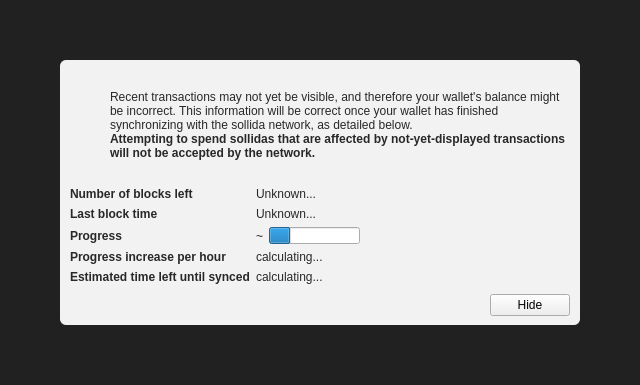
<?xml version="1.0" encoding="UTF-8"?>
<ui version="4.0">
 <class>ModalOverlay</class>
 <widget class="ModalOverlay" name="ModalOverlay">
  <property name="geometry">
   <rect>
    <x>0</x>
    <y>0</y>
    <width>640</width>
    <height>385</height>
   </rect>
  </property>
  <property name="windowTitle">
   <string>Form</string>
  </property>
  <layout class="QVBoxLayout" name="verticalLayout" stretch="0">
   <property name="sizeConstraint">
    <enum>QLayout::SetDefaultConstraint</enum>
   </property>
   <property name="leftMargin">
    <number>0</number>
   </property>
   <property name="topMargin">
    <number>0</number>
   </property>
   <property name="rightMargin">
    <number>0</number>
   </property>
   <property name="bottomMargin">
    <number>0</number>
   </property>
   <item>
    <widget class="QWidget" name="bgWidget" native="true">
     <property name="styleSheet">
      <string notr="true">#bgWidget { background: rgba(0,0,0,220); }</string>
     </property>
     <layout class="QVBoxLayout" name="verticalLayoutMain" stretch="1">
      <property name="leftMargin">
       <number>60</number>
      </property>
      <property name="topMargin">
       <number>60</number>
      </property>
      <property name="rightMargin">
       <number>60</number>
      </property>
      <property name="bottomMargin">
       <number>60</number>
      </property>
      <item>
       <widget class="QWidget" name="contentWidget" native="true">
        <property name="styleSheet">
         <string notr="true">#contentWidget { background: rgba(255,255,255,240); border-radius: 6px; }

QLabel { color: rgb(40,40,40);  }</string>
        </property>
        <layout class="QVBoxLayout" name="verticalLayoutSub" stretch="1,0,0,0">
         <property name="spacing">
          <number>0</number>
         </property>
         <property name="leftMargin">
          <number>10</number>
         </property>
         <property name="topMargin">
          <number>10</number>
         </property>
         <property name="rightMargin">
          <number>10</number>
         </property>
         <property name="bottomMargin">
          <number>10</number>
         </property>
         <item>
          <layout class="QHBoxLayout" name="horizontalLayoutIconText" stretch="0,1">
           <property name="topMargin">
            <number>20</number>
           </property>
           <item>
            <layout class="QVBoxLayout" name="verticalLayoutIcon">
             <property name="leftMargin">
              <number>0</number>
             </property>
             <item>
              <widget class="QPushButton" name="warningIcon">
               <property name="enabled">
                <bool>false</bool>
               </property>
               <property name="text">
                <string/>
               </property>
               <property name="icon">
                <iconset>
                 <normaloff>:/icons/warning</normaloff>
                 <disabledoff>:/icons/warning</disabledoff>:/icons/warning</iconset>
               </property>
               <property name="iconSize">
                <size>
                 <width>48</width>
                 <height>48</height>
                </size>
               </property>
               <property name="flat">
                <bool>true</bool>
               </property>
              </widget>
             </item>
             <item>
              <spacer name="verticalSpacerWarningIcon">
               <property name="orientation">
                <enum>Qt::Vertical</enum>
               </property>
               <property name="sizeHint" stdset="0">
                <size>
                 <width>20</width>
                 <height>40</height>
                </size>
               </property>
              </spacer>
             </item>
            </layout>
           </item>
           <item>
            <layout class="QVBoxLayout" name="verticalLayoutInfoText">
             <property name="leftMargin">
              <number>0</number>
             </property>
             <property name="topMargin">
              <number>0</number>
             </property>
             <item>
              <widget class="QLabel" name="infoText">
               <property name="text">
                <string>Recent transactions may not yet be visible, and therefore your wallet's balance might be incorrect. This information will be correct once your wallet has finished synchronizing with the sollida network, as detailed below.</string>
               </property>
               <property name="textFormat">
                <enum>Qt::RichText</enum>
               </property>
               <property name="wordWrap">
                <bool>true</bool>
               </property>
              </widget>
             </item>
             <item>
              <widget class="QLabel" name="infoTextStrong">
               <property name="font">
                <font>
                 <weight>75</weight>
                 <bold>true</bold>
                </font>
               </property>
               <property name="text">
                <string>Attempting to spend sollidas that are affected by not-yet-displayed transactions will not be accepted by the network.</string>
               </property>
               <property name="textFormat">
                <enum>Qt::RichText</enum>
               </property>
               <property name="wordWrap">
                <bool>true</bool>
               </property>
              </widget>
             </item>
             <item>
              <spacer name="verticalSpacerInTextSpace">
               <property name="orientation">
                <enum>Qt::Vertical</enum>
               </property>
               <property name="sizeHint" stdset="0">
                <size>
                 <width>20</width>
                 <height>40</height>
                </size>
               </property>
              </spacer>
             </item>
            </layout>
           </item>
          </layout>
         </item>
         <item>
          <spacer name="verticalSpacerAfterText">
           <property name="orientation">
            <enum>Qt::Vertical</enum>
           </property>
           <property name="sizeHint" stdset="0">
            <size>
             <width>20</width>
             <height>40</height>
            </size>
           </property>
          </spacer>
         </item>
         <item>
          <layout class="QFormLayout" name="formLayout">
           <property name="fieldGrowthPolicy">
            <enum>QFormLayout::FieldsStayAtSizeHint</enum>
           </property>
           <property name="horizontalSpacing">
            <number>6</number>
           </property>
           <property name="verticalSpacing">
            <number>6</number>
           </property>
           <property name="topMargin">
            <number>10</number>
           </property>
           <item row="0" column="0">
            <widget class="QLabel" name="labelNumberOfBlocksLeft">
             <property name="font">
              <font>
               <weight>75</weight>
               <bold>true</bold>
              </font>
             </property>
             <property name="text">
              <string>Number of blocks left</string>
             </property>
            </widget>
           </item>
           <item row="0" column="1">
            <widget class="QLabel" name="numberOfBlocksLeft">
             <property name="text">
              <string>Unknown...</string>
             </property>
            </widget>
           </item>
           <item row="1" column="0">
            <widget class="QLabel" name="labelLastBlockTime">
             <property name="font">
              <font>
               <weight>75</weight>
               <bold>true</bold>
              </font>
             </property>
             <property name="text">
              <string>Last block time</string>
             </property>
            </widget>
           </item>
           <item row="1" column="1">
            <widget class="QLabel" name="newestBlockDate">
             <property name="sizePolicy">
              <sizepolicy hsizetype="Maximum" vsizetype="Preferred">
               <horstretch>0</horstretch>
               <verstretch>0</verstretch>
              </sizepolicy>
             </property>
             <property name="text">
              <string>Unknown...</string>
             </property>
            </widget>
           </item>
           <item row="2" column="0">
            <widget class="QLabel" name="labelSyncDone">
             <property name="font">
              <font>
               <weight>75</weight>
               <bold>true</bold>
              </font>
             </property>
             <property name="text">
              <string>Progress</string>
             </property>
            </widget>
           </item>
           <item row="2" column="1">
            <layout class="QHBoxLayout" name="horizontalLayoutSync" stretch="0,1">
             <item>
              <widget class="QLabel" name="percentageProgress">
               <property name="text">
                <string notr="true">~</string>
               </property>
              </widget>
             </item>
             <item>
              <widget class="QProgressBar" name="progressBar">
               <property name="value">
                <number>24</number>
               </property>
               <property name="format">
                <string/>
               </property>
              </widget>
             </item>
            </layout>
           </item>
           <item row="4" column="0">
            <widget class="QLabel" name="labelProgressIncrease">
             <property name="font">
              <font>
               <weight>75</weight>
               <bold>true</bold>
              </font>
             </property>
             <property name="text">
              <string>Progress increase per hour</string>
             </property>
            </widget>
           </item>
           <item row="4" column="1">
            <widget class="QLabel" name="progressIncreasePerH">
             <property name="text">
              <string>calculating...</string>
             </property>
            </widget>
           </item>
           <item row="5" column="0">
            <widget class="QLabel" name="labelEstimatedTimeLeft">
             <property name="font">
              <font>
               <weight>75</weight>
               <bold>true</bold>
              </font>
             </property>
             <property name="text">
              <string>Estimated time left until synced</string>
             </property>
            </widget>
           </item>
           <item row="5" column="1">
            <widget class="QLabel" name="expectedTimeLeft">
             <property name="text">
              <string>calculating...</string>
             </property>
            </widget>
           </item>
          </layout>
         </item>
         <item>
          <layout class="QHBoxLayout" name="horizontalLayoutButtons">
           <property name="leftMargin">
            <number>10</number>
           </property>
           <property name="topMargin">
            <number>10</number>
           </property>
           <item>
            <spacer name="horizontalSpacer">
             <property name="orientation">
              <enum>Qt::Horizontal</enum>
             </property>
             <property name="sizeHint" stdset="0">
              <size>
               <width>40</width>
               <height>20</height>
              </size>
             </property>
            </spacer>
           </item>
           <item>
            <widget class="QPushButton" name="closeButton">
             <property name="text">
              <string>Hide</string>
             </property>
            </widget>
           </item>
          </layout>
         </item>
        </layout>
       </widget>
      </item>
     </layout>
    </widget>
   </item>
  </layout>
 </widget>
 <customwidgets>
  <customwidget>
   <class>ModalOverlay</class>
   <extends>QWidget</extends>
   <header>modaloverlay.h</header>
   <container>1</container>
  </customwidget>
 </customwidgets>
 <resources/>
 <connections/>
</ui>
